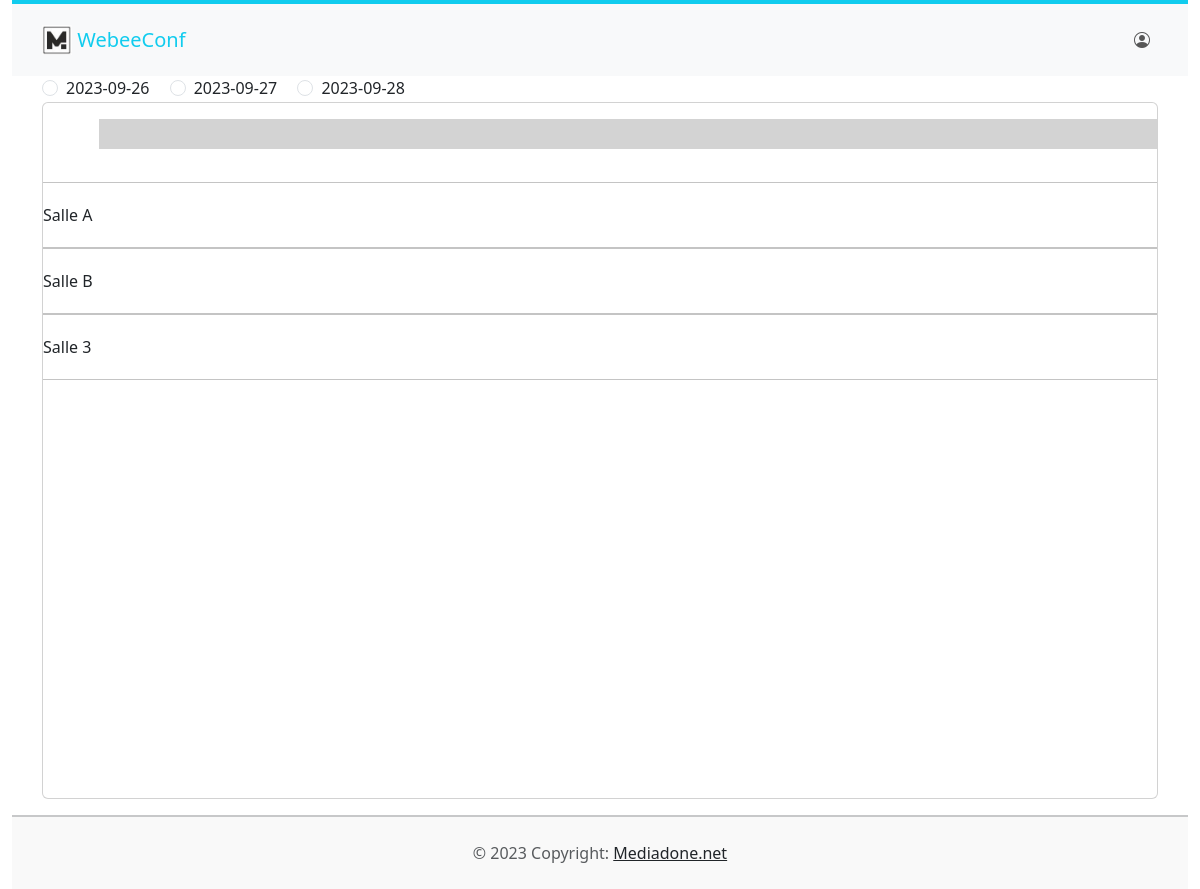
Screenshot of /planning/ with the database file from the repository.
### planning/models.py (models this page shows, shortened)
class Day(models.Model):
    congress = models.ForeignKey(Congress, related_name="confs_days", on_delete=models.CASCADE)
    date = models.CharField( max_length=24) #primary_key=True

class Room(models.Model):
	congress = models.ForeignKey(Congress, related_name="event_conf_name", on_delete=models.CASCADE)
	ip_server = models.CharField(max_length=40,default='')
	name = models.CharField(max_length=250)
	number = models.SmallIntegerField(default=1)  # numero de la salle pour cle du live
	inprogress = models.CharField(max_length=250, blank=True) # titre presentation en cours dans l'attente
	def __str__(self):
		return self.name

### planning/views.py (the view)
# urls.py: path('planning', views.planning_plan, name='planning'),
def planning_plan(request):
    if request.method == 'POST' and request.headers.get('x-requested-with') == 'XMLHttpRequest':
        date = request.POST.get('date')
        day = get_object_or_404(Day, date=date)
        sessions = Session.objects.filter(date=day).order_by('time_start')
        session_data = {}
        start_times = {}
        end_times = {}
        print()
        minheure = "07:00:00"
        maxheure = "21:00:00"
        heurechangenumber = 0
        for session in sessions:
            room_name = session.room.name
            session_title = session.title
            session_starttime = session.time_start.strftime('%H:%M:%S')
            session_endtime = session.time_end.strftime('%H:%M:%S')
            minheure_dt = datetime2.datetime.strptime(minheure, '%H:%M:%S').time()
            maxheure_dt = datetime2.datetime.strptime(maxheure, '%H:%M:%S').time()
            session_starttime_dt = datetime2.datetime.strptime(session_starttime, '%H:%M:%S').time()
            session_endtime_dt = datetime2.datetime.strptime(session_endtime, '%H:%M:%S').time()
            if session_starttime_dt < minheure_dt:
                time_diff = datetime2.datetime.combine(datetime2.date.today(), session_starttime_dt) - datetime2.datetime.combine(datetime2.date.today(), minheure_dt)
                hours_diff = round(time_diff.total_seconds() / 3600)
                minheure = session_starttime
                heurechangenumber -= hours_diff
            if session_endtime_dt > maxheure_dt:
                time_diff = datetime2.datetime.combine(datetime2.date.today(), session_endtime_dt) - datetime2.datetime.combine(datetime2.date.today(), maxheure_dt)
                hours_diff = round(time_diff.total_seconds() / 3600)
                maxheure = session_endtime
                heurechangenumber -= hours_diff
            if room_name in session_data:
                session_data[room_name].append(session_title)
                start_times[room_name].append(session_starttime)
                end_times[room_name].append(session_endtime)
            else:
                session_data[room_name] = [session_title]
                start_times[room_name] = [session_starttime]
                end_times[room_name] = [session_endtime]
        data = {
            'sessions': session_data,
            'start_times': start_times,
            'end_times': end_times,
            'min_heure': minheure,
            'max_heure': maxheure,
            'heurechangenumber': heurechangenumber
        }
        return JsonResponse(data)
    else:
        congress = Congress.objects.get(id=congres_id)
        days = Day.objects.filter(congress=congress)
        rooms = Room.objects.filter(congress=congress)
        context = {'congress': congress, 'days': days, 'rooms': rooms}
        return render(request, 'Planning/planning.html', context)

### planning/templates/planning/planning.html (shortened to what this page needs)
{% extends 'Planning/base.html' %}
{% load static %}
{% block body %}
<div class="container-fluid  p-0">
    <div class="row g-2">
        <div class="col-md-12">
            {% for day in days %}
            <div class="form-check form-check-inline">
                <input class="form-check-input" type="radio" name="radio_dates" id="radio_dates" value="{{ day.date }}">
                <label class="form-check-label" for="inlineRadio1">{{ day.date }}</label>
            </div>
            {% endfor %}
            <div class="card">
                <div class="card-body" data-mdb-perfect-scrollbar="true"
                    style="padding-right:0; padding-left:0; height:695px; overflow-y: scroll;">
                    <div class="list-group planning-area">
                        <div class="ligne_planning">
                            <div class="barre-horizontale">
                            </div>
                        </div>
                        <div class="salle-col">
                            {% for salle in rooms %}
                            <div class="salle">
                                <div class="titre_salle">{{ salle }}</div>
                                <div class="session_horizontale"></div>
                            </div>
                            {% endfor %}
                        </div>
                    </div>
                </div>
            </div>
        </div>
    </div>
</div>
{% endblock %}

### static/css/styles.css (style rules this page uses)
.list-group { width: 100%; height: 100%; }
.ligne_planning { display: flex; }
.barre-horizontale { display: flex; height: 30px; width: 100%; background-color: lightgray; padding: 5px; margin-left: 5%; }
.salle-col { margin-top: 3%; width: 100%; height: 100%; }
.salle { border-top: 1px solid #c4c4c4; border-bottom: 1px solid #c4c4c4; width: 100%; height: 11%; display: flex; align-items: center; }
.titre_salle { width: 5%; }
.session_horizontale { width: 100%; height: 100%; display: flex; align-items: center; }

### rows the page displays
Day: date "2023-09-26"
Day: date "2023-09-27"
Day: date "2023-09-28"
Room: name "Salle A"
Room: name "Salle B"
Room: name "Salle 3"
